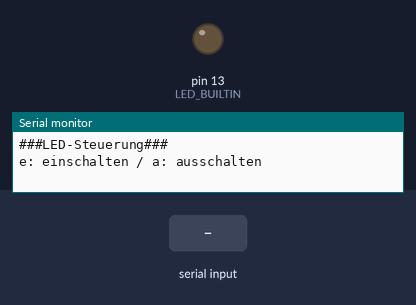
The sketch below on a simulated Arduino Uno, built with avr-gcc and run on an emulated ATmega328P. Shown: output pins drawn as LEDs (lit = HIGH), the last lines printed to the serial monitor. The inputs (shaded band) are chosen by the test bench.

Above: at 1.2 s.
1.3 s: "e" received over Serial
At 2.1 s:
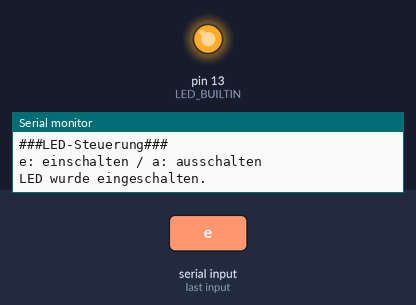
2.8 s: "a" received over Serial
At 3.2 s:
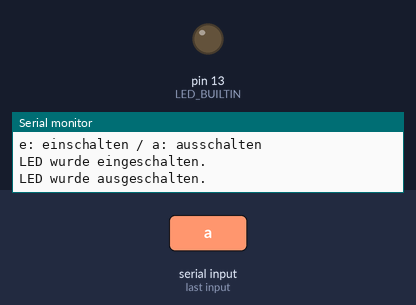
Timing chart, 0 to 5.8 s (numbered marks = the images above; inputs shaded):
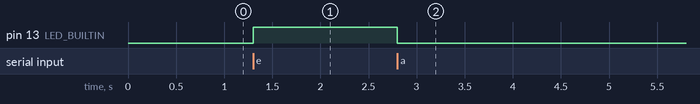

The sketch:

LED_OnOff.ino
```cpp
#define LED_BUILTIN 13

void setup() {
  // put your setup code here, to run once:
  pinMode(LED_BUILTIN, OUTPUT);
  Serial.begin(9600);
  Serial.println("###LED-Steuerung###");
  Serial.println("e: einschalten / a: ausschalten");
}

void loop() {
  // put your main code here, to run repeatedly:
  if(Serial.available()){         // wenn ein Kommunikationspartner da ist.
    char eingabe = Serial.read();
    if(eingabe == 'e'){
      digitalWrite(LED_BUILTIN, HIGH);
      Serial.println("LED wurde eingeschalten.");
    }
    if(eingabe == 'a'){
      digitalWrite(LED_BUILTIN, LOW);
      Serial.println("LED wurde ausgeschalten.");
    }
  }
}
```

Measured:
- after the input at 1.3 s, pin 13 (LED_BUILTIN): LOW → HIGH at once
- after the input at 2.8 s, pin 13 (LED_BUILTIN): HIGH → LOW at once
